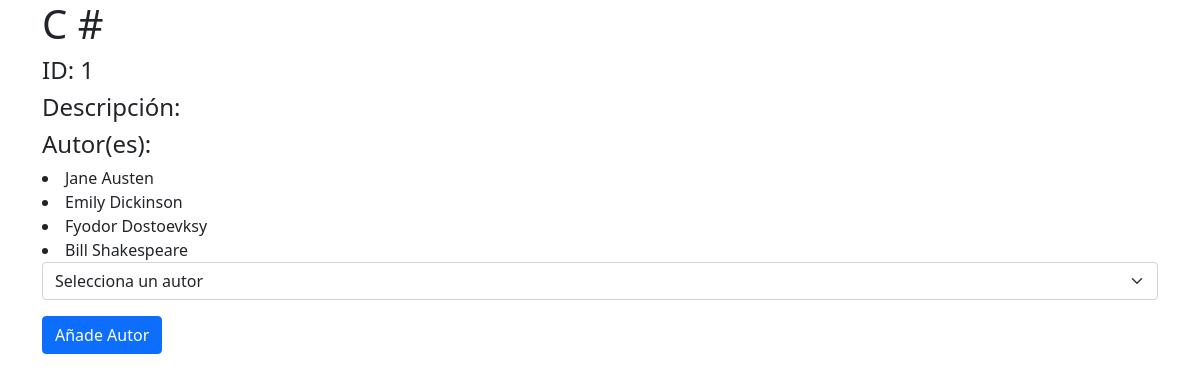
Screenshot of /books/1 with the database file from the repository.
### books_authors_app/models.py (models this page shows, shortened)
class Book(models.Model):
    title = models.CharField(max_length=255, verbose_name="Título")
    desc = models.TextField(verbose_name="Descripción")
    created_at = models.DateTimeField(auto_now_add=True)
    updated_at = models.DateTimeField(auto_now=True)

class Author(models.Model):
    first_name = models.CharField(max_length=45, verbose_name="Nombre")
    last_name = models.CharField(max_length=45, verbose_name="Apellido")
    notas = models.TextField(verbose_name="Notas")
    books = models.ManyToManyField(Book, related_name="authors", verbose_name="Libros")
    created_at = models.DateTimeField(auto_now_add=True)
    updated_at = models.DateTimeField(auto_now=True)

### books_authors_app/views.py (the view, shortened to what this page needs)
# urls.py: path('books/<int:id>', views.book),
def book(request, id):
    if request.method == 'GET':
        print(id)
        contexto = {
            'book': Book.objects.get(id=id),
            'autor': Author.objects.all()
        }
        return render(request, 'book.html',contexto)

### books_authors_app/templates/book.html (shortened to what this page needs)
<!DOCTYPE html>
<html lang="en">
<head>
    {% load static %}
    <link rel="stylesheet" href="{% static 'css/bootstrap.min.css' %}">
</head>
<body>
    <div class="container">
        <h1>{{book.title}}</h1>
        <h4>ID: {{book.id}}</h4>
        <h4>Descripción: {{book.desc}}</h4>
        <h4>Autor(es):</h4>
        {% for a in book.authors.all %}
            <li>{{a.first_name}} {{a.last_name}}</li>
        {% endfor %}
        <form action='/books/{{book.id}}' method="POST">
            <div class="mb-3">
                <select class="form-select" name="option">
                    <option selected value="">Selecciona un autor</option>
                </select>
            </div>
            <button type="submit" class="btn btn-primary">Añade Autor</button>
        </form>
    </div>
</body>
</html>

### rows the page displays
Book: id "1"
Author: first_name "Jane", last_name "Austen"
Author: first_name "Emily", last_name "Dickinson"
Author: first_name "Fyodor", last_name "Dostoevksy"
Author: first_name "Bill", last_name "Shakespeare"
